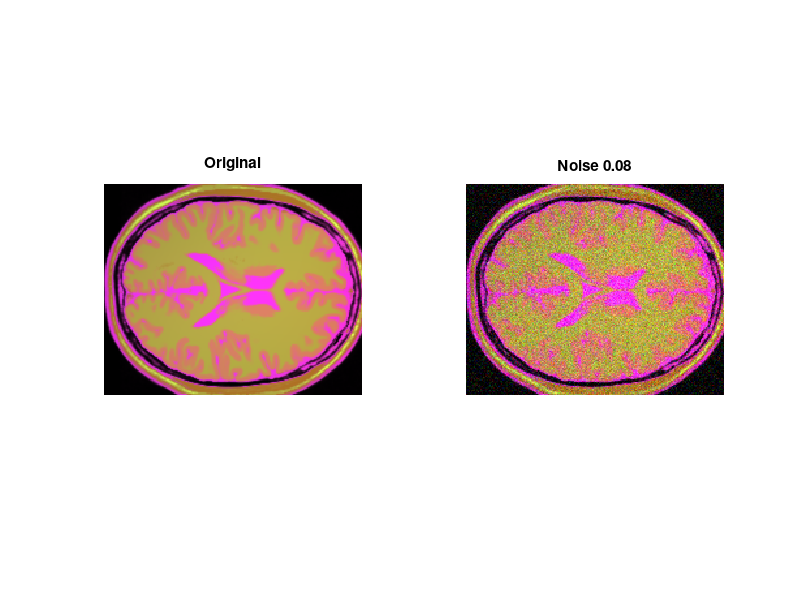

The MATLAB script that drew this image: (Note: this script raises an error after producing the figure.)
clear all; close all
addpath(genpath('..'));

load T1_T2_PD.mat;
img = zeros([size(pd), 3]);
img(:,:,1) = pd;
img(:,:,2) = t1;
img(:,:,3) = t2;

% % Image
I = img;
I = uint8(I*255);
subplot(1,2,1); imshow(I); title('Original');

% Add noise
I = imnoise(I,'gaussian',0,0.008);
subplot(1,2,2); imshow(I); title(['Noise ' num2str(0.08)]);

saveas(gcf,'results/brain_nlm.png')

% Execute NLM
figure;
n_plots = 1;
time = zeros(1,1);
results=zeros([1 size(I)]);

% parameters NLM
M = 5; a = 1;
d=1;
% for d=2:5
    for h=1:29:100
        tic;
        result=nlm(I, d, M, h, a);
        time(n_plots) = toc;
        
        results(n_plots,:,:,:) = result;
        subplot(2,2,n_plots); imshow(result); title(['h = ' num2str(h)]);% ' d = ' num2str(d)]);
        n_plots = n_plots + 1 ;
    end
% end
fprintf("NLM-filter took %.4f sec\n", mean(time))
saveas(gcf,'results/brain_results_dh_nlm.png')

% store environment
filename = 'env/brain_nlm.mat';
save(filename)
